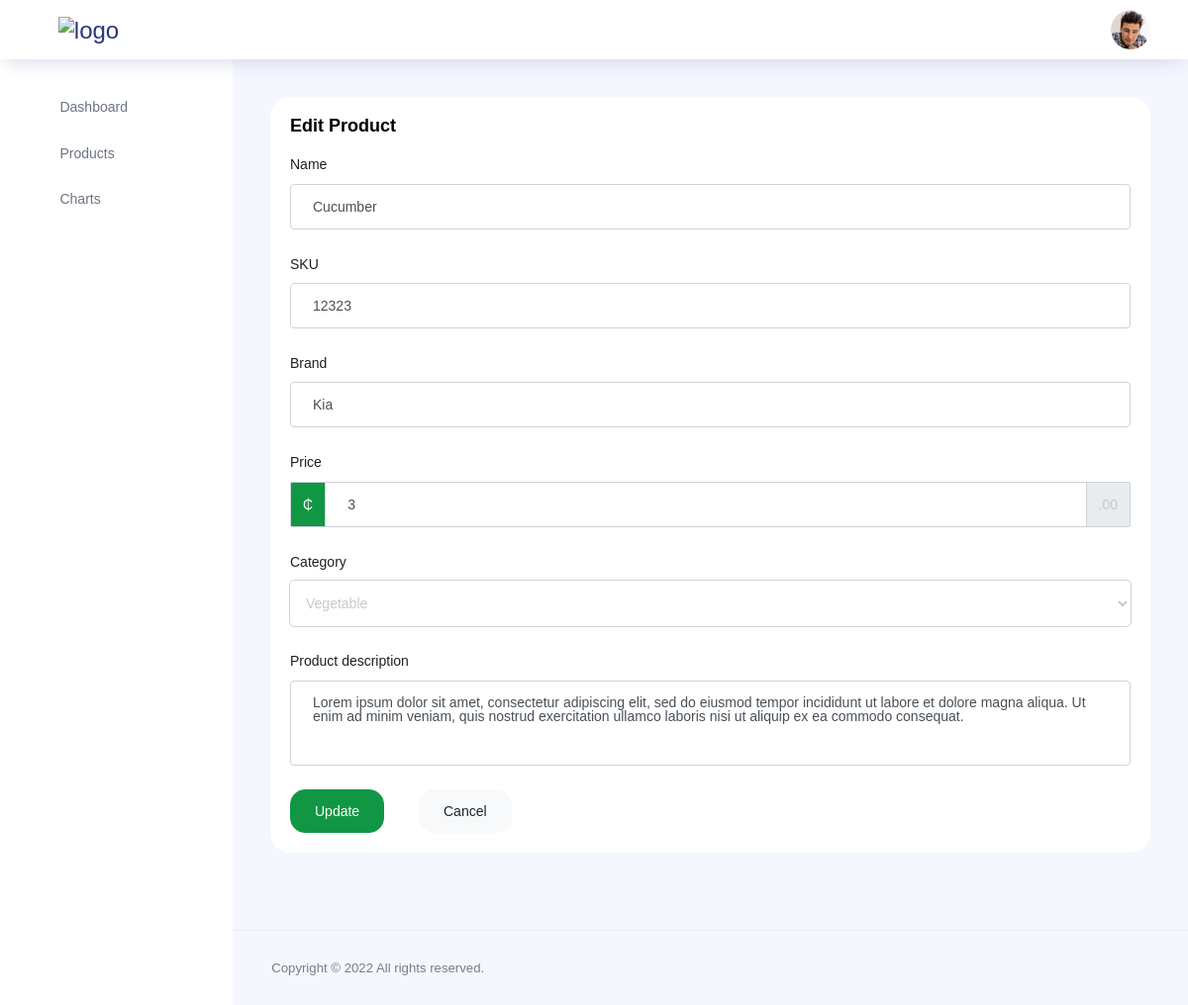
Page /edit/4/ on the committed database.
### main/models.py (models this page shows, shortened)
class product(models.Model):
    title = models.CharField(null=True,blank=True,max_length=400)
    desc = models.CharField(null=True,blank=True,max_length=700)
    sku = models.CharField(null=True,blank=True,max_length=20)
    brand = models.CharField(null=True,blank=True,max_length=500)
    price = models.IntegerField(null=True,blank=True,default=0)
    image = models.ImageField(upload_to='product_images')
    cat = models.CharField(null=True,blank=True,max_length=20)
    seller = models.ForeignKey(AUTH_USER_MODEL,on_delete=models.CASCADE)
    score = models.IntegerField(null=True,blank=True,default=0)
    cart_price = models.IntegerField(null=True,blank=True,default=0)
    added_on = models.DateTimeField(auto_now_add=True)

### seller/views.py (the view, shortened to what this page needs)
# urls.py: path('edit/<int:pid>/',views.edit, name="edit")
def edit(request,pid):
    context={}
    allcat = categorie.objects.all()
    context["allcat"] = allcat
    theproduct = product.objects.get(id=pid)
    if theproduct is not None:
        context["pro"] = theproduct
    else:
        print("Did not get the product")
    return render(request,"editproduct.html",context)

### seller/templates/editproduct.html (shortened to what this page needs)
{% extends 'basetemp.html' %}
{% block content %}
      <div class="main-panel">
        <div class="content-wrapper">
          <div class="row">
            <div class="col-12 grid-margin stretch-card">
              <div class="card">
                <div class="card-body">
                  <h4 class="card-title">Edit Product</h4>
                  <form class="forms-sample" method="post" action="" enctype="multipart/form-data">
                    <div class="form-group">
                      <label for="exampleInputName1">Name</label>
                      <input type="text" class="form-control" id="exampleInputName1" name="title" value={{pro.title}}>
                    </div>
                    <div class="form-group">
                        <label for="exampleInputName2">SKU</label>
                        <input type="text" class="form-control" id="exampleInputName1" Value={{pro.sku}} name="sku">
                    </div>
                    <div class="form-group">
                        <label for="exampleInputName3">Brand</label>
                        <input type="text" class="form-control" id="exampleInputName1" value={{pro.brand}} name="brand">
                    </div>
                    <div class="form-group">
                        <label for="theprice">Price</label>
                        <div class="input-group">
                          <div class="input-group-prepend">
                            <span class="input-group-text bg-primary text-white">&#8373;</span>
                          </div>
                          <input type="number" class="form-control" id="theprice" value={{pro.price}} name="price">
                          <div class="input-group-append">
                            <span class="input-group-text">.00</span>
                          </div>
                        </div>
                      </div>
                    <div class="form-group">
                      <label for="exampleSelectGender">Category</label>
                        <select class="form-control" id="exampleSelectGender" name="cat" >
                            <option class="selected" value={{pro.cat}}>{{pro.cat}}</option>
                        </select>
                      </div>
                    <div class="form-group">
                      <label for="exampleTextarea1">Product description</label>
                      <textarea class="form-control" id="exampleTextarea1" rows="4" name="desc">{{pro.desc}}</textarea>
                    </div>
                    <button type="submit" class="btn btn-primary mr-2">Update</button>
                  </form>
                  <div style="position:absolute; bottom:0; left:0; margin-left:150px; margin-bottom:20px">
                  <a href="/products/"><button class="btn btn-light">Cancel</button></a>
                  </div>
                </div>
              </div>
            </div>
          </div>
        </div>
{% endblock %}

### seller/templates/basetemp.html (shortened to what this page needs)
<!DOCTYPE html>
<html lang="en">
<head>
  <link rel="stylesheet" href="/static/seller/vendors/feather/feather.css">
  <link rel="stylesheet" href="/static/seller/vendors/ti-icons/css/themify-icons.css">
  <link rel="stylesheet" href="/static/seller/vendors/css/vendor.bundle.base.css">
  <link rel="stylesheet" href="/static/seller/vendors/datatables.net-bs4/dataTables.bootstrap4.css">
  <link rel="stylesheet" href="/static/seller/vendors/ti-icons/css/themify-icons.css">
  <link rel="stylesheet" href="/static/seller/css/vertical-layout-light/style.css">
</head>
<body>
  <div class="container-scroller">
    <nav class="navbar col-lg-12 col-12 p-0 fixed-top d-flex flex-row">
      <div class="text-center navbar-brand-wrapper d-flex align-items-center justify-content-center">
        <a class="navbar-brand brand-logo mr-5" href="{% url 'home' %}"><img src="/static/main/images/logo1.png" class="mr-2" alt="logo"/></a>
      </div>
      <div class="navbar-menu-wrapper d-flex align-items-center justify-content-end">
        <ul class="navbar-nav navbar-nav-right">
          <li class="nav-item nav-profile dropdown">
            <a class="nav-link dropdown-toggle" href="#" data-toggle="dropdown" id="profileDropdown">
              <img src="/static/seller/images/faces/face28.jpg" alt="profile"/>
            </a>
          </li>
        </ul>
      </div>
    </nav>
    <div class="container-fluid page-body-wrapper">
      <nav class="sidebar sidebar-offcanvas" id="sidebar">
        <ul class="nav">
          <li class="nav-item">
            <a class="nav-link" href="{% url 'dash' %}?id=1">
              <i class="icon-grid menu-icon"></i>
              <span class="menu-title">Dashboard</span>
            </a>
          </li>
          <li class="nav-item">
            <a class="nav-link" href="{% url 'myproduct' %}" aria-expanded="false" aria-controls="form-elements">
              <i class="icon-grid-2 menu-icon"></i>
              <span class="menu-title">Products</span>
            </a>
          </li>
          <li class="nav-item">
            <a class="nav-link" href="#charts" aria-expanded="false" aria-controls="charts">
              <i class="icon-bar-graph menu-icon"></i>
              <span class="menu-title">Charts</span>
            </a>
          </li>
        </ul>
      </nav>
        {% block content %}{% endblock  %}
        <footer class="footer">
          <div class="d-sm-flex justify-content-center justify-content-sm-between">
            <span class="text-muted text-center text-sm-left d-block d-sm-inline-block">Copyright © 2022 All rights reserved.</span>
          </div>
        </footer>
      </div>
    </div>
  </div>
</body>
</html>

### rows in the picture
product: title "Cucumber", sku "12323", brand "Kia", price "3", cat "Vegetable", desc "Lorem ipsum dolor sit amet, consectetur adipiscing elit, sed do eiusmod tempor incididunt ut labore et dolore magna aliqua. Ut enim ad minim veniam, quis nostrud exercitation ullamco laboris nisi ut aliquip ex ea commodo consequat."
